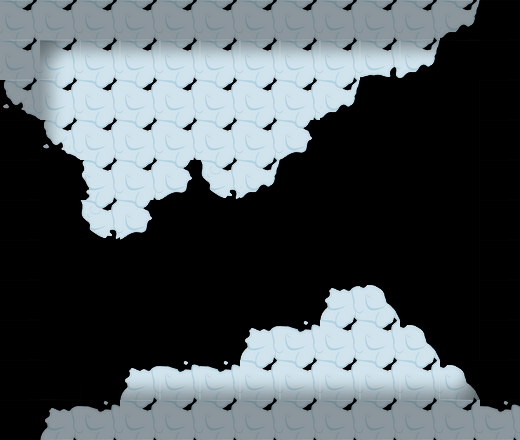

The image is a tile-based game level rendered from a .tmx file. Its description and source (layers, tilesets, objects; grid data summarised) follow:
An orthogonal 13x11 tile map with 40x40 px tiles, 2 tile layers (块层 1, 块层 2).

<map version="1.0" orientation="orthogonal" width="13" height="11" tilewidth="40" tileheight="40">
 <tileset firstgid="1" name="bcmap_skin" tilewidth="40" tileheight="40">
  <image source="bcmap_skin.png" width="200" height="280" />
 </tileset>
 <layer name="块层 1" width="13" height="11">
  <data>[143 cells, 74 non-empty, 11 distinct tile ids]</data>
 </layer>
 <layer name="块层 2" width="13" height="11">
  <data>[143 cells, 80 non-empty, 9 distinct tile ids]</data>
 </layer>
</map>
